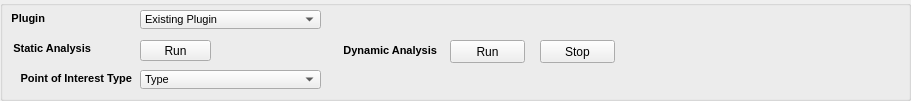
    <widget class="QGroupBox" name="top_groupbox">
     <property name="geometry">
      <rect>
       <x>10</x>
       <y>10</y>
       <width>911</width>
       <height>101</height>
      </rect>
     </property>
     <property name="title">
      <string/>
     </property>
     <widget class="QLabel" name="plugin_label_2">
      <property name="geometry">
       <rect>
        <x>10</x>
        <y>10</y>
        <width>35</width>
        <height>16</height>
       </rect>
      </property>
      <property name="font">
       <font>
        <pointsize>8</pointsize>
        <weight>75</weight>
        <bold>true</bold>
       </font>
      </property>
      <property name="layoutDirection">
       <enum>Qt::LeftToRight</enum>
      </property>
      <property name="text">
       <string>Plugin</string>
      </property>
      <property name="alignment">
       <set>Qt::AlignRight|Qt::AlignTrailing|Qt::AlignVCenter</set>
      </property>
      <property name="textInteractionFlags">
       <set>Qt::NoTextInteraction</set>
      </property>
     </widget>
     <widget class="QComboBox" name="existing_plugin_dropdown_2">
      <property name="geometry">
       <rect>
        <x>140</x>
        <y>10</y>
        <width>181</width>
        <height>19</height>
       </rect>
      </property>
      <property name="palette">
       <palette>
        <active>
         <colorrole role="Text">
          <brush brushstyle="SolidPattern">
           <color alpha="255">
            <red>0</red>
            <green>0</green>
            <blue>0</blue>
           </color>
          </brush>
         </colorrole>
         <colorrole role="Base">
          <brush brushstyle="SolidPattern">
           <color alpha="142">
            <red>200</red>
            <green>200</green>
            <blue>200</blue>
           </color>
          </brush>
         </colorrole>
         <colorrole role="PlaceholderText">
          <brush brushstyle="NoBrush">
           <color alpha="128">
            <red>0</red>
            <green>0</green>
            <blue>0</blue>
           </color>
          </brush>
         </colorrole>
        </active>
        <inactive>
         <colorrole role="Text">
          <brush brushstyle="SolidPattern">
           <color alpha="255">
            <red>0</red>
            <green>0</green>
            <blue>0</blue>
           </color>
          </brush>
         </colorrole>
         <colorrole role="Base">
          <brush brushstyle="SolidPattern">
           <color alpha="142">
            <red>200</red>
            <green>200</green>
            <blue>200</blue>
           </color>
          </brush>
         </colorrole>
         <colorrole role="PlaceholderText">
          <brush brushstyle="NoBrush">
           <color alpha="128">
            <red>0</red>
            <green>0</green>
            <blue>0</blue>
           </color>
          </brush>
         </colorrole>
        </inactive>
        <disabled>
         <colorrole role="Text">
          <brush brushstyle="SolidPattern">
           <color alpha="255">
            <red>120</red>
            <green>120</green>
            <blue>120</blue>
           </color>
          </brush>
         </colorrole>
         <colorrole role="Base">
          <brush brushstyle="SolidPattern">
           <color alpha="255">
            <red>255</red>
            <green>255</green>
            <blue>255</blue>
           </color>
          </brush>
         </colorrole>
         <colorrole role="PlaceholderText">
          <brush brushstyle="NoBrush">
           <color alpha="128">
            <red>0</red>
            <green>0</green>
            <blue>0</blue>
           </color>
          </brush>
         </colorrole>
        </disabled>
       </palette>
      </property>
      <property name="font">
       <font>
        <pointsize>8</pointsize>
        <weight>50</weight>
        <bold>false</bold>
       </font>
      </property>
      <item>
       <property name="text">
        <string>Existing Plugin</string>
       </property>
      </item>
      <item>
       <property name="text">
        <string>Plugin A</string>
       </property>
      </item>
      <item>
       <property name="text">
        <string>Plugin B</string>
       </property>
      </item>
      <item>
       <property name="text">
        <string>Plugin C</string>
       </property>
      </item>
     </widget>
     <widget class="QLabel" name="static_analysis_label_2">
      <property name="geometry">
       <rect>
        <x>10</x>
        <y>40</y>
        <width>81</width>
        <height>16</height>
       </rect>
      </property>
      <property name="font">
       <font>
        <pointsize>8</pointsize>
        <weight>75</weight>
        <bold>true</bold>
       </font>
      </property>
      <property name="text">
       <string>Static Analysis</string>
      </property>
      <property name="alignment">
       <set>Qt::AlignRight|Qt::AlignTrailing|Qt::AlignVCenter</set>
      </property>
      <property name="textInteractionFlags">
       <set>Qt::NoTextInteraction</set>
      </property>
     </widget>
     <widget class="QPushButton" name="static_run_button_2">
      <property name="geometry">
       <rect>
        <x>140</x>
        <y>40</y>
        <width>71</width>
        <height>21</height>
       </rect>
      </property>
      <property name="text">
       <string>Run</string>
      </property>
     </widget>
     <widget class="QLabel" name="point_of_interest_type_label_2">
      <property name="geometry">
       <rect>
        <x>10</x>
        <y>70</y>
        <width>122</width>
        <height>16</height>
       </rect>
      </property>
      <property name="font">
       <font>
        <pointsize>8</pointsize>
        <weight>75</weight>
        <bold>true</bold>
       </font>
      </property>
      <property name="text">
       <string>Point of Interest Type</string>
      </property>
      <property name="alignment">
       <set>Qt::AlignRight|Qt::AlignTrailing|Qt::AlignVCenter</set>
      </property>
      <property name="textInteractionFlags">
       <set>Qt::NoTextInteraction</set>
      </property>
     </widget>
     <widget class="QComboBox" name="type_dropdown_2">
      <property name="geometry">
       <rect>
        <x>140</x>
        <y>70</y>
        <width>181</width>
        <height>19</height>
       </rect>
      </property>
      <property name="palette">
       <palette>
        <active>
         <colorrole role="Text">
          <brush brushstyle="SolidPattern">
           <color alpha="255">
            <red>0</red>
            <green>0</green>
            <blue>0</blue>
           </color>
          </brush>
         </colorrole>
         <colorrole role="Base">
          <brush brushstyle="SolidPattern">
           <color alpha="142">
            <red>200</red>
            <green>200</green>
            <blue>200</blue>
           </color>
          </brush>
         </colorrole>
         <colorrole role="PlaceholderText">
          <brush brushstyle="NoBrush">
           <color alpha="128">
            <red>0</red>
            <green>0</green>
            <blue>0</blue>
           </color>
          </brush>
         </colorrole>
        </active>
        <inactive>
         <colorrole role="Text">
          <brush brushstyle="SolidPattern">
           <color alpha="255">
            <red>0</red>
            <green>0</green>
            <blue>0</blue>
           </color>
          </brush>
         </colorrole>
         <colorrole role="Base">
          <brush brushstyle="SolidPattern">
           <color alpha="142">
            <red>200</red>
            <green>200</green>
            <blue>200</blue>
           </color>
          </brush>
         </colorrole>
         <colorrole role="PlaceholderText">
          <brush brushstyle="NoBrush">
           <color alpha="128">
            <red>0</red>
            <green>0</green>
            <blue>0</blue>
           </color>
          </brush>
         </colorrole>
        </inactive>
        <disabled>
         <colorrole role="Text">
          <brush brushstyle="SolidPattern">
           <color alpha="255">
            <red>120</red>
            <green>120</green>
            <blue>120</blue>
           </color>
          </brush>
         </colorrole>
         <colorrole role="Base">
          <brush brushstyle="SolidPattern">
           <color alpha="255">
            <red>255</red>
            <green>255</green>
            <blue>255</blue>
           </color>
          </brush>
         </colorrole>
         <colorrole role="PlaceholderText">
          <brush brushstyle="NoBrush">
           <color alpha="128">
            <red>0</red>
            <green>0</green>
            <blue>0</blue>
           </color>
          </brush>
         </colorrole>
        </disabled>
       </palette>
      </property>
      <property name="font">
       <font>
        <pointsize>8</pointsize>
        <weight>50</weight>
        <bold>false</bold>
       </font>
      </property>
      <item>
       <property name="text">
        <string>Type</string>
       </property>
      </item>
      <item>
       <property name="text">
        <string>Strings</string>
       </property>
      </item>
      <item>
       <property name="text">
        <string>Function Call</string>
       </property>
      </item>
      <item>
       <property name="text">
        <string>Data Strucure</string>
       </property>
      </item>
     </widget>
     <widget class="QLabel" name="dynamic_analysis_label_2">
      <property name="geometry">
       <rect>
        <x>336</x>
        <y>40</y>
        <width>101</width>
        <height>20</height>
       </rect>
      </property>
      <property name="font">
       <font>
        <pointsize>8</pointsize>
        <weight>75</weight>
        <bold>true</bold>
       </font>
      </property>
      <property name="text">
       <string>Dynamic Analysis</string>
      </property>
      <property name="alignment">
       <set>Qt::AlignRight|Qt::AlignTrailing|Qt::AlignVCenter</set>
      </property>
      <property name="textInteractionFlags">
       <set>Qt::NoTextInteraction</set>
      </property>
     </widget>
     <widget class="QPushButton" name="dynamic_run_button_2">
      <property name="geometry">
       <rect>
        <x>450</x>
        <y>40</y>
        <width>75</width>
        <height>23</height>
       </rect>
      </property>
      <property name="text">
       <string>Run</string>
      </property>
     </widget>
     <widget class="QPushButton" name="dynamic_stop_button_2">
      <property name="geometry">
       <rect>
        <x>540</x>
        <y>40</y>
        <width>75</width>
        <height>23</height>
       </rect>
      </property>
      <property name="text">
       <string>Stop</string>
      </property>
     </widget>
    </widget>
